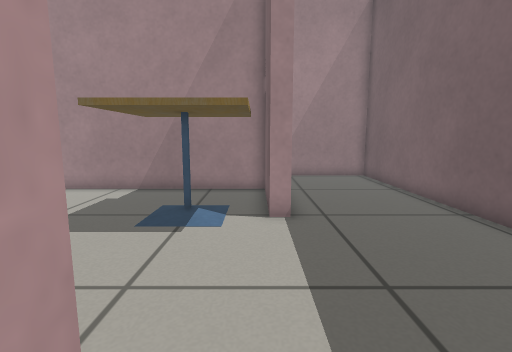
View 1 (above)

16 first-person views from a walk through a world built for the Gazebo simulator. The camera is 0.57 m above the floor, tilts 8° down and sees 85° across. The floor is counted in squares, 0.25 m on a side. Each view is taken from the middle of a square. On the plan, view 1 faces up. The plan holds only what a view shows up to about 17 squares ahead; the rest is blank.

View 2
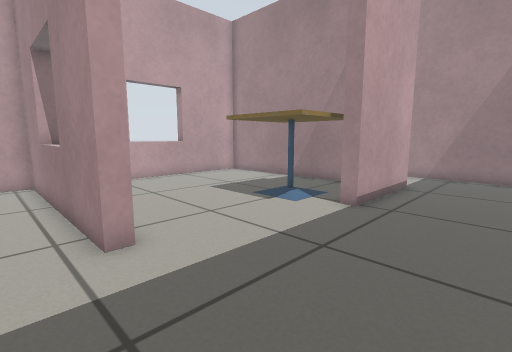

View 3
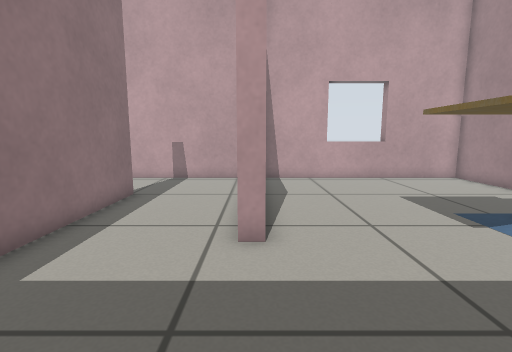

View 4
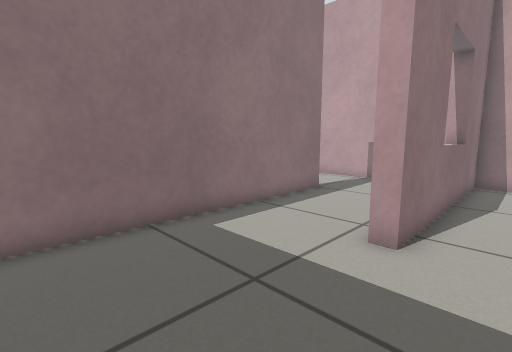

View 5
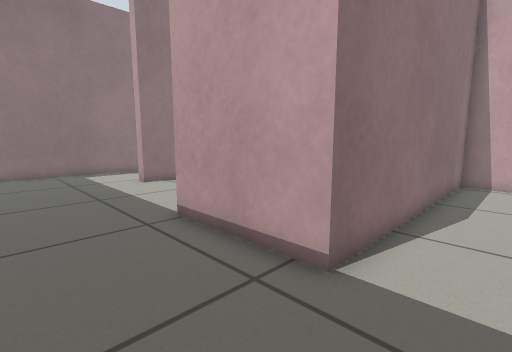

View 6
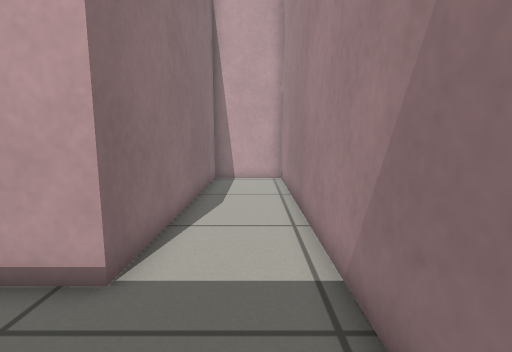

View 7
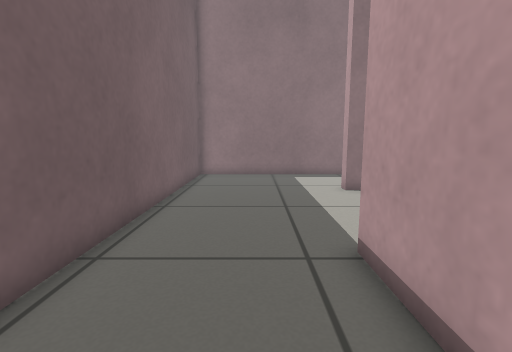

View 8
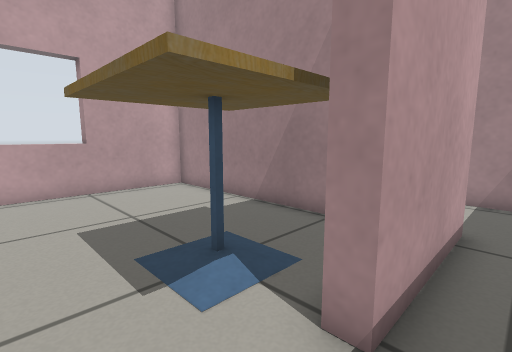

View 9
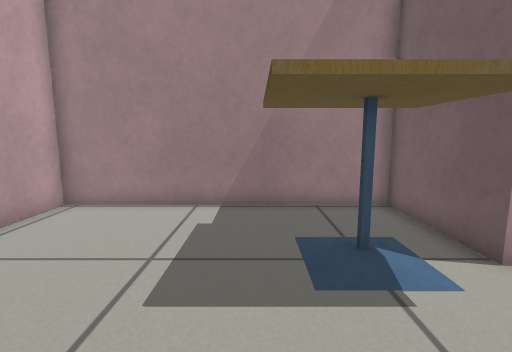

View 10
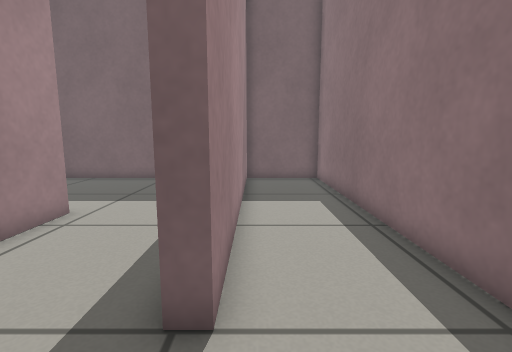

View 11
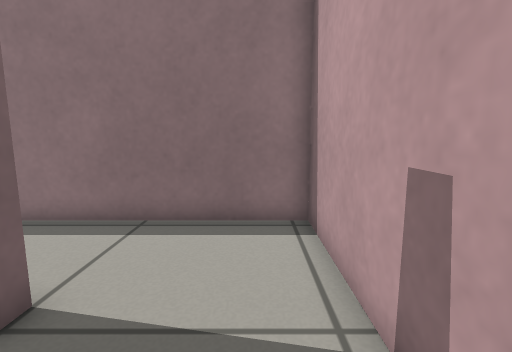

View 12
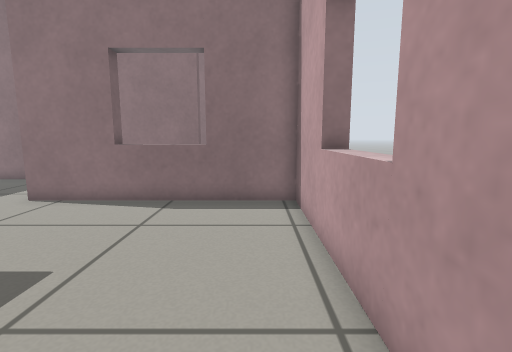

View 13
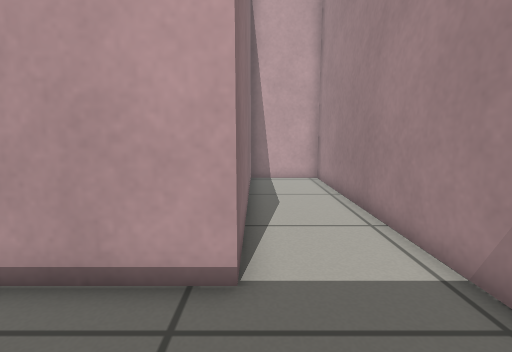

View 14
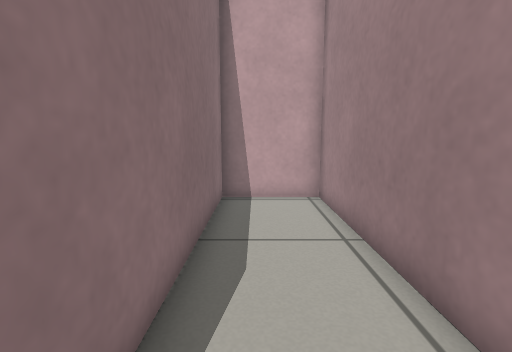

View 15
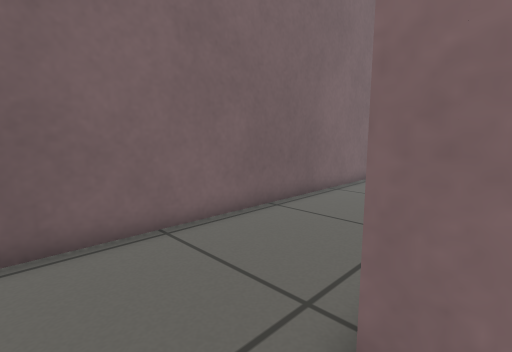

View 16
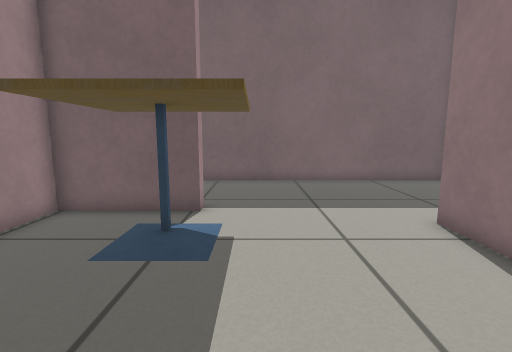

### Floor plan
Points are (right, up) in squares from view 1. A wall is a line through its corners. A room is listed if a view was taken in it or the views show most of it. See-through windows are left out.
Room 1 (views 1, 2, 3, 4, 5, 6, 7, 8, 9, 11, 12, 13, 14, 15, 16)
walls: (0.4, 10.4) (0.4, 12.1) (-10.4, 12.1) (-10.4, 1.2) (-0.8, 1.2) (-0.8, 0.6) (-10.4, 0.6) (-10.4, -4.4); (-6, -4.5) (-6, -3.9) (6.4, -3.9) (6.4, 16.4) (-10.4, 16.4) (-10.4, 12.7) (1, 12.7) (1, 7.7) (0.4, 7.7) (0.4, 8.5)
ways out: opening at (-7.5, -4) to room 2
objects: cafe table (-4, 6) to (0, 10)
Room 2 (view 10)
walls: (5.7, -4.5) (-6, -4.5); (-10.4, -4.4) (-10.4, -8.4) (6.4, -8.4) (6.4, -4.5)
ways out: opening at (-7.5, -4) to room 1

Where each view was taken, in squares from view 1:
view 1: 0 up, 0 right, facing up
view 2: 1 down, 5 right, facing up-left
view 3: 1 up, 5 right, facing left
view 4: 3 up, 5 right, facing down-left
view 5: 15 up, 5 right, facing down-left
view 6: 15 up, 5 right, facing left
view 7: 13 up, 3 right, facing down
view 8: 5 up, 2 right, facing up-left
view 9: 3 up, 4 left, facing up
view 10: 5 down, 9 left, facing right
view 11: 1 down, 9 left, facing down
view 12: 11 up, 9 left, facing down
view 13: 13 up, 5 right, facing left
view 14: 14 up, 0 right, facing left
view 15: 15 up, 0 right, facing down-right
view 16: 6 up, 8 left, facing right
